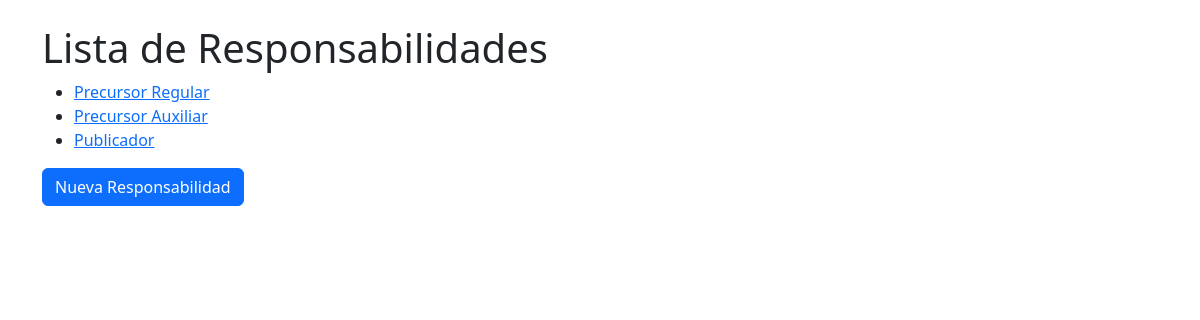
The app's page /responsabilidades/ with its own data.
### turnos/models.py (models this page shows, shortened)
class Responsabilidad(models.Model):
    nombre = models.CharField(max_length=100)

### turnos/views.py (the view)
# urls.py: path('responsabilidades/', ResponsabilidadListView.as_view(), name='responsabilidad_list'),
class ResponsabilidadListView(ListView):
    model = Responsabilidad
    template_name = 'responsabilidad/responsabilidad_list.html'
    context_object_name = 'responsabilidades'

### turnos/templates/responsabilidad/responsabilidad_list.html
{% extends 'base.html' %}
{% block content %}
<h1>Lista de Responsabilidades</h1>
<ul>
    {% for responsabilidad in responsabilidades %}
        <li>
            <a href="{% url 'responsabilidad_detail' responsabilidad.id %}">
                {{ responsabilidad.nombre }}
            </a>
        </li>
    {% endfor %}
</ul>
<a href="{% url 'responsabilidad_create' %}" class="btn btn-primary">Nueva Responsabilidad</a>
{% endblock %}

### records on screen
Responsabilidad: nombre "Precursor Regular"
Responsabilidad: nombre "Precursor Auxiliar"
Responsabilidad: nombre "Publicador"
